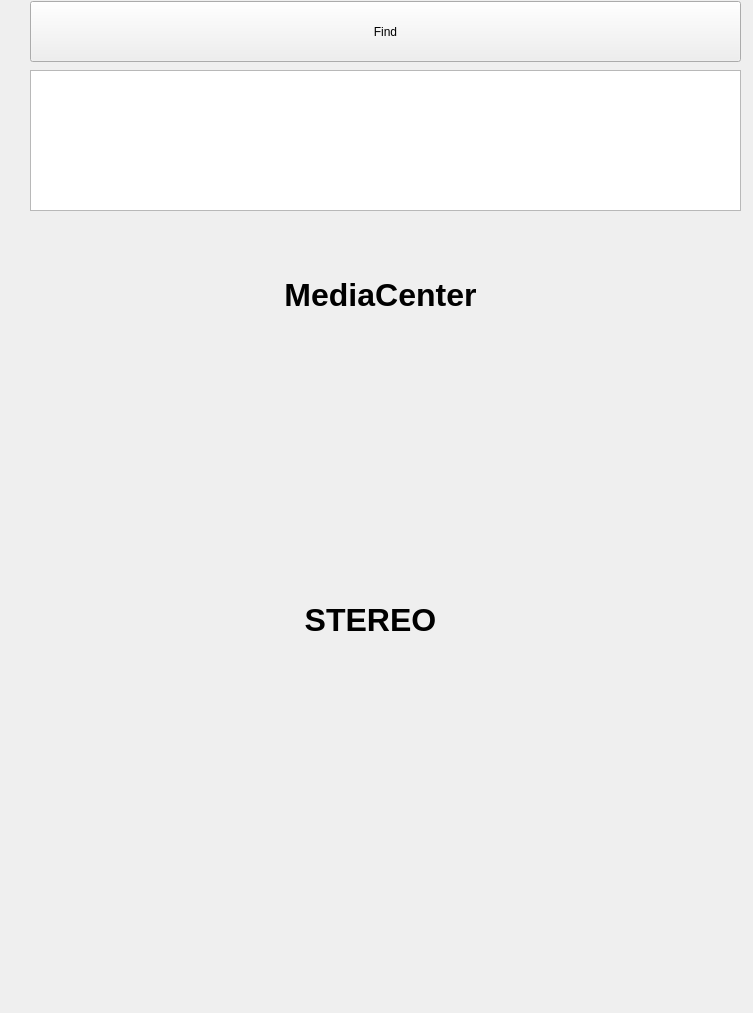
<?xml version="1.0" encoding="UTF-8"?>
<ui version="4.0">
 <class>MainWindow</class>
 <widget class="QMainWindow" name="MainWindow">
  <property name="geometry">
   <rect>
    <x>0</x>
    <y>0</y>
    <width>753</width>
    <height>1013</height>
   </rect>
  </property>
  <property name="windowTitle">
   <string>MainWindow</string>
  </property>
  <property name="styleSheet">
   <string notr="true">#MainWindow {
background-color: transparent;
border-image: url(:texture.jpg);
background: none;
border: none;
background-repeat: none;
}</string>
  </property>
  <widget class="QWidget" name="centralWidget">
   <widget class="QPushButton" name="Stereo">
    <property name="geometry">
     <rect>
      <x>480</x>
      <y>700</y>
      <width>211</width>
      <height>191</height>
     </rect>
    </property>
    <property name="styleSheet">
     <string notr="true">#Stereo {
background-color: transparent;
border-image: url(:off.png);
background: none;
border: none;
background-repeat: none;
}</string>
    </property>
    <property name="text">
     <string/>
    </property>
   </widget>
   <widget class="QPushButton" name="MediaCenter_2">
    <property name="geometry">
     <rect>
      <x>70</x>
      <y>340</y>
      <width>211</width>
      <height>191</height>
     </rect>
    </property>
    <property name="styleSheet">
     <string notr="true">#MediaCenter_2 {
background-color: transparent;
border-image: url(:on.png);
background: none;
border: none;
background-repeat: none;
}</string>
    </property>
    <property name="text">
     <string/>
    </property>
   </widget>
   <widget class="QLabel" name="label_2">
    <property name="geometry">
     <rect>
      <x>220</x>
      <y>270</y>
      <width>321</width>
      <height>51</height>
     </rect>
    </property>
    <property name="text">
     <string>&lt;html&gt;&lt;head/&gt;&lt;body&gt;&lt;p align=&quot;center&quot;&gt;&lt;span style=&quot; font-size:24pt; font-weight:600; color:#000000;&quot;&gt;MediaCenter&lt;/span&gt;&lt;/p&gt;&lt;/body&gt;&lt;/html&gt;</string>
    </property>
   </widget>
   <widget class="QLabel" name="label">
    <property name="geometry">
     <rect>
      <x>230</x>
      <y>590</y>
      <width>281</width>
      <height>61</height>
     </rect>
    </property>
    <property name="text">
     <string>&lt;html&gt;&lt;head/&gt;&lt;body&gt;&lt;p align=&quot;center&quot;&gt;&lt;span style=&quot; font-size:24pt; font-weight:600; color:#000000;&quot;&gt;STEREO&lt;/span&gt;&lt;/p&gt;&lt;/body&gt;&lt;/html&gt;</string>
    </property>
   </widget>
   <widget class="QPushButton" name="Stereo_2">
    <property name="geometry">
     <rect>
      <x>60</x>
      <y>700</y>
      <width>211</width>
      <height>191</height>
     </rect>
    </property>
    <property name="styleSheet">
     <string notr="true">#Stereo_2 {
background-color: transparent;
border-image: url(:on.png);
background: none;
border: none;
}</string>
    </property>
    <property name="text">
     <string/>
    </property>
   </widget>
   <widget class="QPushButton" name="MediaCenter">
    <property name="geometry">
     <rect>
      <x>480</x>
      <y>340</y>
      <width>201</width>
      <height>191</height>
     </rect>
    </property>
    <property name="styleSheet">
     <string notr="true">#MediaCenter {
background-color: transparent;
border-image: url(:off.png);
background: none;
border: none;
background-repeat: none;
}</string>
    </property>
    <property name="text">
     <string/>
    </property>
   </widget>
   <widget class="QListWidget" name="listWidget">
    <property name="geometry">
     <rect>
      <x>30</x>
      <y>70</y>
      <width>711</width>
      <height>141</height>
     </rect>
    </property>
   </widget>
   <widget class="QPushButton" name="Find">
    <property name="geometry">
     <rect>
      <x>30</x>
      <y>1</y>
      <width>711</width>
      <height>61</height>
     </rect>
    </property>
    <property name="text">
     <string>Find</string>
    </property>
   </widget>
  </widget>
 </widget>
 <layoutdefault spacing="6" margin="11"/>
 <resources/>
 <connections/>
</ui>
